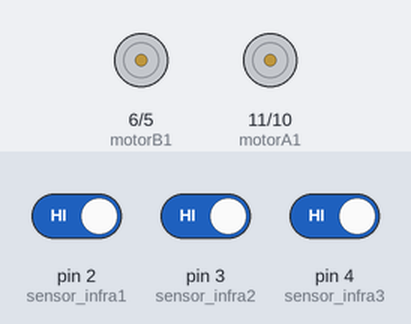
Bench run of a sketch on a simulated Arduino Uno, built with avr-gcc and run on an emulated ATmega328P. Shown: motor-driver pin pairs drawn as motors (green arrow = first pin HIGH = forward, orange = second pin HIGH = backward, longer = more drive). The test bench sets the inputs (shaded band); at power-on: pin 2 (sensor_infra1) HIGH, pin 4 (sensor_infra3) HIGH, pin 3 (sensor_infra2) HIGH.

Above: at 2.7 s.
2.8 s: pin 2 (sensor_infra1) driven LOW
At 3.8 s:
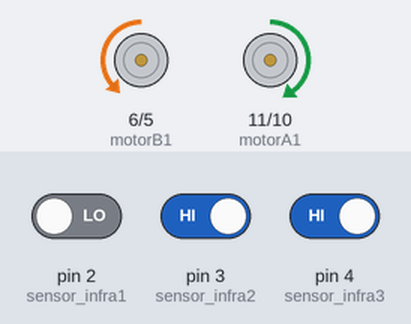
4.3 s: pin 4 (sensor_infra3) driven LOW
At 5.0 s:
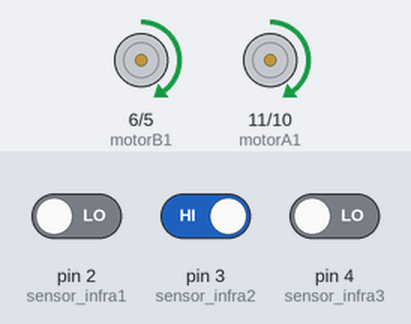
5.8 s: pin 2 (sensor_infra1) driven HIGH
At 7.2 s:
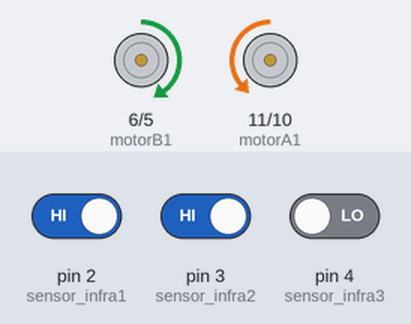
Timing chart, 0 to 8.8 s (numbered marks = the images above; inputs shaded):
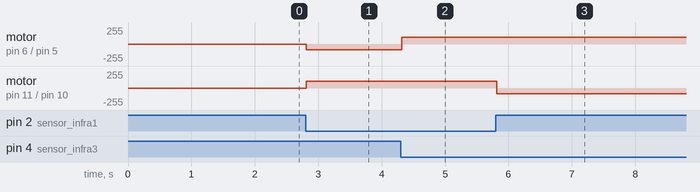

Measured:
- after the input at 2.8 s, motor on pin 6 (motorB1) / pin 5 (motorB2): stopped → backward 85/255 at once; motor on pin 11 (motorA1) / pin 10 (motorA2): stopped → forward 100/255 at once
- after the input at 4.3 s, motor on pin 6 (motorB1) / pin 5 (motorB2): backward 85/255 → forward 100/255 at once
- after the input at 5.8 s, motor on pin 11 (motorA1) / pin 10 (motorA2): forward 100/255 → backward 85/255 at once

The sketch:

18eXX.ino
```cpp
#define motorA1  11
#define motorA2  10
#define motorB1  6
#define motorB2  5
#define sensor_infra1 2
#define sensor_infra2 3
#define sensor_infra3 4
int velocidade = 100;
int teste = 0;
int sensor1;
int sensor2;
int sensor3;

void setup() {
  pinMode(motorA1, OUTPUT);
  pinMode(motorA2, OUTPUT);
  pinMode(motorB1, OUTPUT);
  pinMode(motorB2, OUTPUT);
  pinMode(sensor_infra1, INPUT);
  pinMode(sensor_infra2, INPUT);
  pinMode(sensor_infra3, INPUT);
  Serial.begin(9600);
  delay(1500); // tempo parado antes de funcionar o código
}

void loop(){
  sensor1 = digitalRead(sensor_infra1);
  sensor2 = digitalRead(sensor_infra2);
  sensor3 = digitalRead(sensor_infra3);
  //sensor de distancia


  delay(10); // delay dos sensores 10
  if(sensor1 == 0 && sensor2 == 1 && sensor3 == 0){ // isso permite o robô seguir a linha preta indo para a frente
    teste = 0;
    movimento(1, velocidade);
  }else if((sensor1 == 1 && sensor2 == 0 && sensor3 == 0) || (sensor1 == 1 && sensor2 == 1 && sensor3 == 0)){ //isso permite o robô corrigir o movimento para a esquerda
    teste = 1;
    movimento(6, int(velocidade));
  }else if((sensor1 == 0 && sensor2 == 0 && sensor3 == 1) || (sensor1 == 0 && sensor2 == 1 && sensor3 == 1)){ //isso permite o robô corrigir o movimento para a direita
    teste = -1;
    movimento(5, velocidade);
  }

}

void movimento(int direcao, int velocidade){  // velocidade vai de 0 até 255
  float p = 0.85;

  switch (direcao){
    case 0://parado
      analogWrite(motorA1, 0);
      analogWrite(motorA2, 0);
      analogWrite(motorB1, 0);
      analogWrite(motorB2, 0);
    case 1://frente
      analogWrite(motorA1, velocidade);
      analogWrite(motorA2, 0);
      analogWrite(motorB1, velocidade);
      analogWrite(motorB2, 0);
      break;
    case 2://ré
      analogWrite(motorA1, 0);
      analogWrite(motorA2, velocidade);
      analogWrite(motorB1, 0);
      analogWrite(motorB2, velocidade);
      break;
    case 3:// esquerda
      analogWrite(motorA1, velocidade);
      analogWrite(motorA2, 0);
      analogWrite(motorB1, 0);
      analogWrite(motorB2, 0);
      break;
    case 4://direita
      analogWrite(motorA1, 0);
      analogWrite(motorA2, 0);
      analogWrite(motorB1, velocidade);
      analogWrite(motorB2, 0);
      break;
    case 5://giro no proprio eixo pra esquerda
      analogWrite(motorA1, velocidade);
      analogWrite(motorA2, 0);
      analogWrite(motorB1, 0);
      analogWrite(motorB2, int(velocidade * p));
      break;
    case 6://giro no proprio eixo pra direita
      analogWrite(motorA1, 0);
      analogWrite(motorA2, int(velocidade*p));
      analogWrite(motorB1, velocidade);
      analogWrite(motorB2, 0);
      break;
      }
}
```
